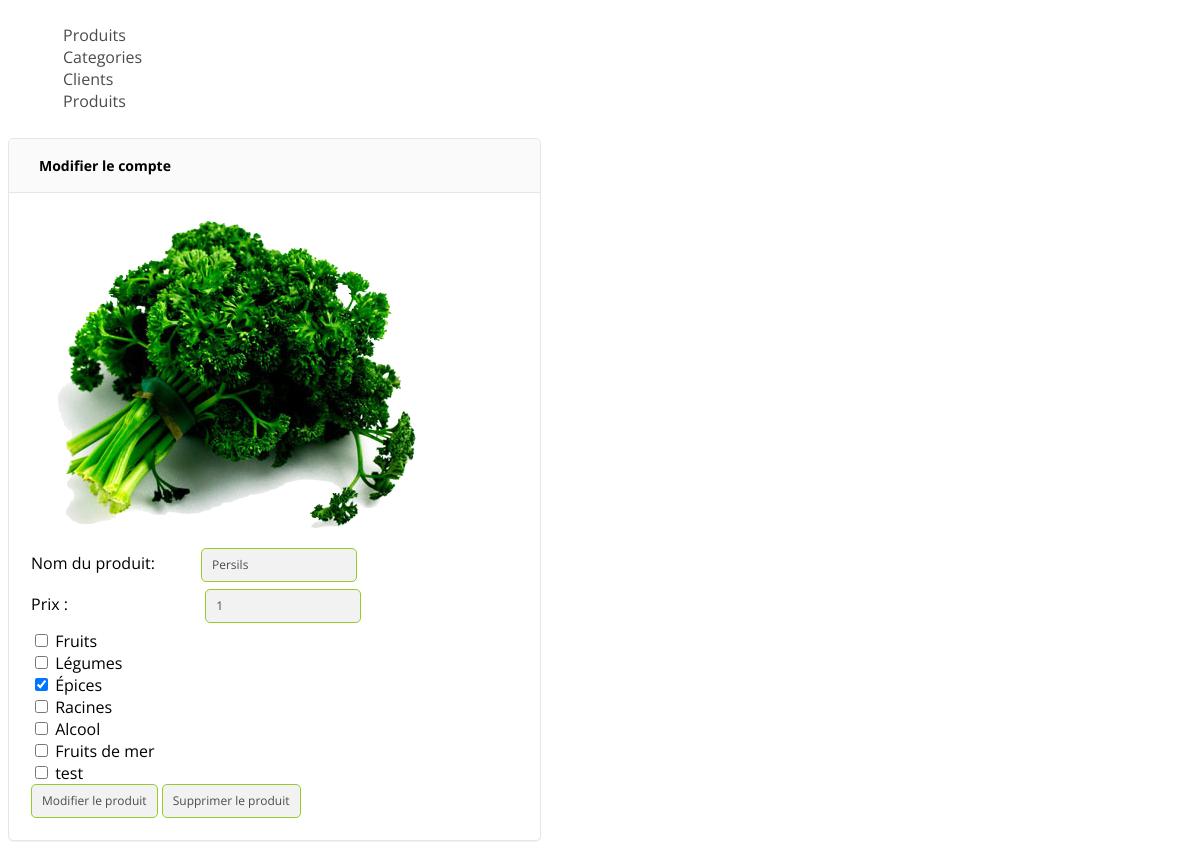
Page /admin/modify.php?id=21 (signed in) on the committed database.
### tables this page shows
CREATE TABLE IF NOT EXISTS `produit` (
  `id` int(11) NOT NULL,
  `nom` varchar(255) NOT NULL,
  `prix` float NOT NULL,
  `image` varchar(255) DEFAULT NULL,
  `description` varchar(255) NOT NULL
);

CREATE TABLE IF NOT EXISTS `categories` (
  `id` int(11) NOT NULL,
  `nom` varchar(255) NOT NULL
);

### admin/modify.php (the view, shortened to what this page needs)
<?php
include 'template/header.php';
	if (isset($_GET['id']))
	{
		$id = mysqli_real_escape_string($link, $_GET['id']);
		$query = 'SELECT * FROM produit WHERE id="'.$id.'"';
		$array = mysqli_query($link, $query);
		$row = mysqli_fetch_assoc($array);
		$query_cat = 'SELECT * FROM categories';
		$array_cat = mysqli_query($link, $query_cat);
		$query_cat_prod = "SELECT * FROM categories_products, produit, categories WHERE produit.id = id_produit AND produit.id = $id AND categories.id = categories_products.id_categories";
		$array_cat_prod = mysqli_query($link, $query_cat_prod);
		$row_cat = mysqli_fetch_assoc($array_cat_prod);
	if (empty($row))
	{
		echo "<span class='erreur'>Une erreur est survenue, veuillez revenir a l'accueil</span>";
	}
	else
	{
?>
<div class="form admin_form">
	<form action="modify.php?id=<?php echo $_GET['id']; ?>" method="post">
		<fieldset>
			<h3>Modifier le compte</h3>
			<div class="labele">
		<img src="../<?php echo $row['image']; ?>" alt="">
		<label for="name">Nom du produit: </label><input type="text" name="nom" value="<?php echo $row['nom'];?>" /> <br>
		<label for="prix">Prix : </label> <input type="text" name="prix" value="<?php echo $row['prix'] ?>"> <br>
<?php while ($po = mysqli_fetch_assoc($array_cat)) {
		if ($row_cat['id_categories'] == $po['id'])
		{
		$row_cat = mysqli_fetch_assoc($array_cat_prod);
?>
		 <INPUT type="checkbox" name="cate[]" value="<?php echo $po['id']; ?>" checked> <?php echo $po['nom']; ?> <br>
<?php
}
else
{
?>
<INPUT type="checkbox" name="cate[]" value="<?php echo $po['id']; ?>"> <?php echo $po['nom']; ?> <br>
	<?php
}
}
	?>
		<input type="submit" name="modify" value="Modifier le produit" />
		<input type="submit" name="delete" value="Supprimer le produit" />
	</div>
		</fieldset>
	</form>
</div>
<?php
	}
	}
	else{
		echo "<span class='erreur'>Une erreur est survenue, veuillez revenir a l'accueil</span>";
	}
?>

### css/style.css (style rules this page uses)
body { font-family:Open Sans; }
* { box-sizing: border-box; }
*::after, *::before { box-sizing: border-box; }
.form h3 { background: none repeat scroll 0 0 #fafafa; border-bottom: 1px solid #e6e6e6; border-radius: 5px 5px 0 0; font-size: 14px; font-weight: 700; padding: 17px 30px; margin: 0; }
.form fieldset { border: 1px solid #e6e6e6; border-radius: 5px; box-shadow: 0 1px 0 0 rgba(0, 0, 0, 0.05); margin: 10px 0 25px; padding: 0; }
.labele { padding: 22px; }
.labele label { width: 170px; margin-bottom: 15px; display: inline-block; }
input { background: none repeat scroll 0 0 #f2f2f2; border: 1px solid #96ca2d; border-radius: 5px; color: #4c4c4c; cursor: pointer; display: inline-block; font-family: Open Sans; font-size: 12px; line-height: 18px; outline: medium none; padding: 7px 10px 7px; transition: background-color 0.6s ease 0s; }
.form { float: left; margin-right: 5%; width: 45%; }
.admin_form img { float: left; margin-bottom: 14px; margin-right: 25px; }

### rows in the picture
produit: image (picture), nom "Persils", prix "1"
categories: nom "Fruits"
categories: nom "Légumes"
categories: nom "Épices"
categories: nom "Racines"
categories: nom "Alcool"
categories: nom "Fruits de mer"
categories: nom "test"
